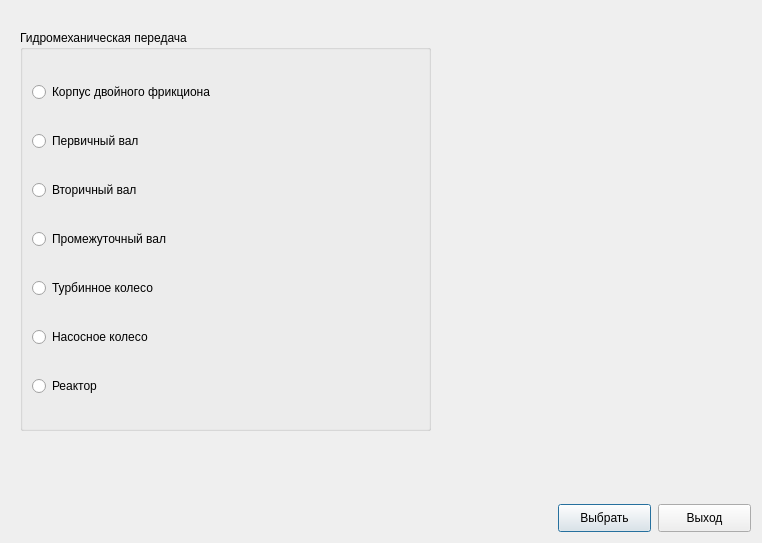
<?xml version="1.0" encoding="UTF-8"?>
<ui version="4.0">
 <class>Gidroperedacha</class>
 <widget class="QDialog" name="Gidroperedacha">
  <property name="geometry">
   <rect>
    <x>0</x>
    <y>0</y>
    <width>762</width>
    <height>543</height>
   </rect>
  </property>
  <property name="windowTitle">
   <string>Dialog</string>
  </property>
  <widget class="QGroupBox" name="groupBox">
   <property name="geometry">
    <rect>
     <x>20</x>
     <y>30</y>
     <width>411</width>
     <height>401</height>
    </rect>
   </property>
   <property name="title">
    <string>Гидромеханическая передача</string>
   </property>
   <layout class="QVBoxLayout" name="verticalLayout">
    <item>
     <widget class="QRadioButton" name="korpus">
      <property name="text">
       <string>Корпус двойного фрикциона</string>
      </property>
     </widget>
    </item>
    <item>
     <widget class="QRadioButton" name="pervival">
      <property name="text">
       <string>Первичный вал</string>
      </property>
     </widget>
    </item>
    <item>
     <widget class="QRadioButton" name="secondval">
      <property name="text">
       <string>Вторичный вал</string>
      </property>
     </widget>
    </item>
    <item>
     <widget class="QRadioButton" name="promezval">
      <property name="text">
       <string>Промежуточный вал</string>
      </property>
     </widget>
    </item>
    <item>
     <widget class="QRadioButton" name="turbkoleso">
      <property name="text">
       <string>Турбинное колесо</string>
      </property>
     </widget>
    </item>
    <item>
     <widget class="QRadioButton" name="nasosnoekoleso">
      <property name="text">
       <string>Насосное колесо</string>
      </property>
     </widget>
    </item>
    <item>
     <widget class="QRadioButton" name="reaktor">
      <property name="text">
       <string>Реактор</string>
      </property>
     </widget>
    </item>
   </layout>
  </widget>
  <widget class="QPushButton" name="pushButton">
   <property name="geometry">
    <rect>
     <x>558</x>
     <y>504</y>
     <width>93</width>
     <height>28</height>
    </rect>
   </property>
   <property name="text">
    <string>Выбрать</string>
   </property>
  </widget>
  <widget class="QPushButton" name="pushButton_2">
   <property name="geometry">
    <rect>
     <x>658</x>
     <y>504</y>
     <width>93</width>
     <height>28</height>
    </rect>
   </property>
   <property name="text">
    <string>Выход</string>
   </property>
  </widget>
  <widget class="QLabel" name="image">
   <property name="geometry">
    <rect>
     <x>460</x>
     <y>110</y>
     <width>271</width>
     <height>291</height>
    </rect>
   </property>
   <property name="text">
    <string/>
   </property>
  </widget>
 </widget>
 <resources/>
 <connections/>
</ui>
